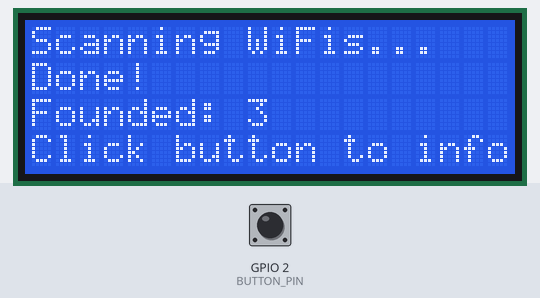
This sketch was run on a simulated ESP32. On the bench: 20×4 character LCD. The inputs (shaded band) are chosen by the test bench; at power-on: GPIO 2 (BUTTON_PIN) LOW. A WiFi scan finds three made-up networks.

Above: at 4.3 s.
4.4 s: GPIO 2 (BUTTON_PIN) pulled HIGH for 0.15 s
At 5.7 s:
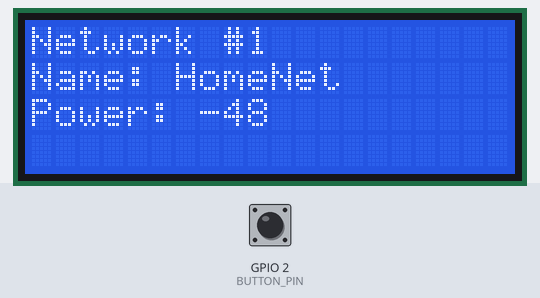
6.1 s: GPIO 2 (BUTTON_PIN) pulled HIGH for 1 s
At 8.3 s:
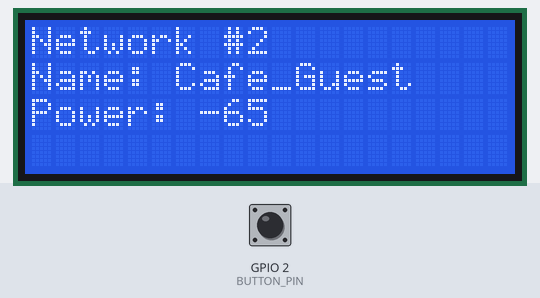
8.6 s: GPIO 2 (BUTTON_PIN) pulled HIGH for 0.15 s
At 10.0 s:
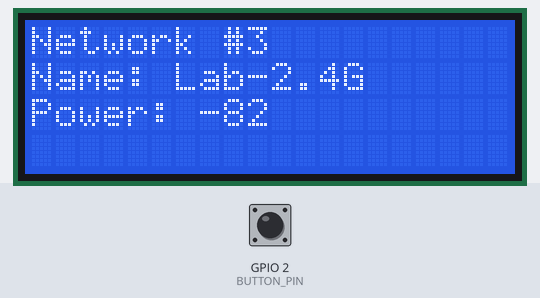
10.3 s: GPIO 2 (BUTTON_PIN) pulled HIGH for 3.2 s
At 14.3 s:
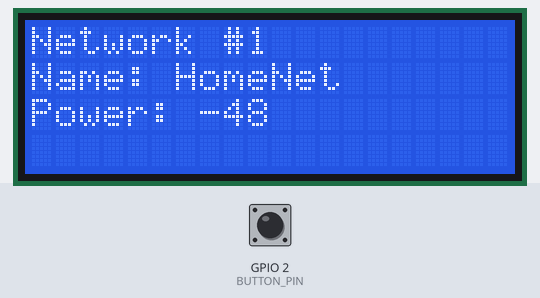
Timing chart, 0 to 15.8 s (numbered marks = the images above; inputs shaded):
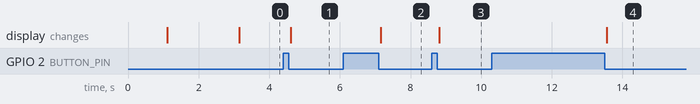

Measured:
- after the input at 4.4 s, the display: changes after 0.21 s (image 1)
- after the input at 6.1 s, the display: changes after 1.1 s (image 2)
- after the input at 8.6 s, the display: changes after 0.21 s (image 3)
- after the input at 10.3 s, the display: changes after 3.3 s (image 4)

The sketch:

Wi-Fi_Networks.ino
```cpp
#include "WiFi.h"
#include <LiquidCrystal_I2C.h>

#define BUTTON_PIN  2
#define DELAY       50

LiquidCrystal_I2C lcd(0x27,20,4);

struct WiFi_info {
  int     num   = 0;
  String  SSID  = "Name: ";
  String  RSSI  = "Power: ";
};

int num_WiFi = 0;
int current_network = -1;
volatile bool interrupt = false;
unsigned long timer_button = 0;
std::vector<WiFi_info> networks;


void WiFiSetup() {
  lcd.clear();
  lcd.setCursor(0, 0);
  lcd.print("Initializing WiFi...");
  WiFi.mode(WIFI_STA);
  lcd.setCursor(0, 1);
  lcd.print("Setup done!");
  delay(1000);
}

void WiFiScanNetworks() {
  lcd.clear();
  lcd.setCursor(0, 0);
  lcd.print("Scanning WiFis...");
  num_WiFi = WiFi.scanNetworks();
  WiFiGetInfo();
  lcd.setCursor(0, 1);
  lcd.print("Done!");
  lcd.setCursor(0, 2);
  lcd.print("Founded: " + String(num_WiFi));
  lcd.setCursor(0, 3);
  lcd.print("Click button to info");
}

void WiFiGetInfo() {
  for (int i = 0; i < num_WiFi; i++) {
    WiFi_info network;
    network.num   = i + 1;
    network.SSID += WiFi.SSID(i);
    network.RSSI += WiFi.RSSI(i);
    networks.push_back(network);
  }
}

void WiFiPrintInfo(int network_num) {
  if (network_num >= 0 && network_num < networks.size()) {
    lcd.clear();
    lcd.setCursor(0, 0);
    lcd.print("Network #" + String(networks[network_num].num));
    lcd.setCursor(0, 1);
    lcd.print(networks[network_num].SSID);
    lcd.setCursor(0, 2);
    lcd.print(networks[network_num].RSSI);
  } else {
    lcd.clear();
    lcd.setCursor(0, 0);
    lcd.print("Invalid network num");
  }
}

void BtnInterrupt() {
  if (millis() - timer_button >= DELAY) {
    if (digitalRead(BUTTON_PIN) == HIGH) {
      interrupt = true;
    }
    timer_button = millis();
  }
}

void ChangeNetwork() {
  if (interrupt && digitalRead(BUTTON_PIN) == LOW) {
    delay(25);
    if (interrupt && digitalRead(BUTTON_PIN) == LOW) {
      current_network++;
      if (current_network >= num_WiFi || current_network < 0) current_network = 0;
      WiFiPrintInfo(current_network);
      interrupt = false;
    }
  }
}

void setup() {
  pinMode(BUTTON_PIN, INPUT);
  attachInterrupt(BUTTON_PIN, BtnInterrupt, RISING);

  lcd.init();
  lcd.backlight();

  WiFiSetup();
  WiFiScanNetworks();
}

void loop() {
  ChangeNetwork();
}
```
